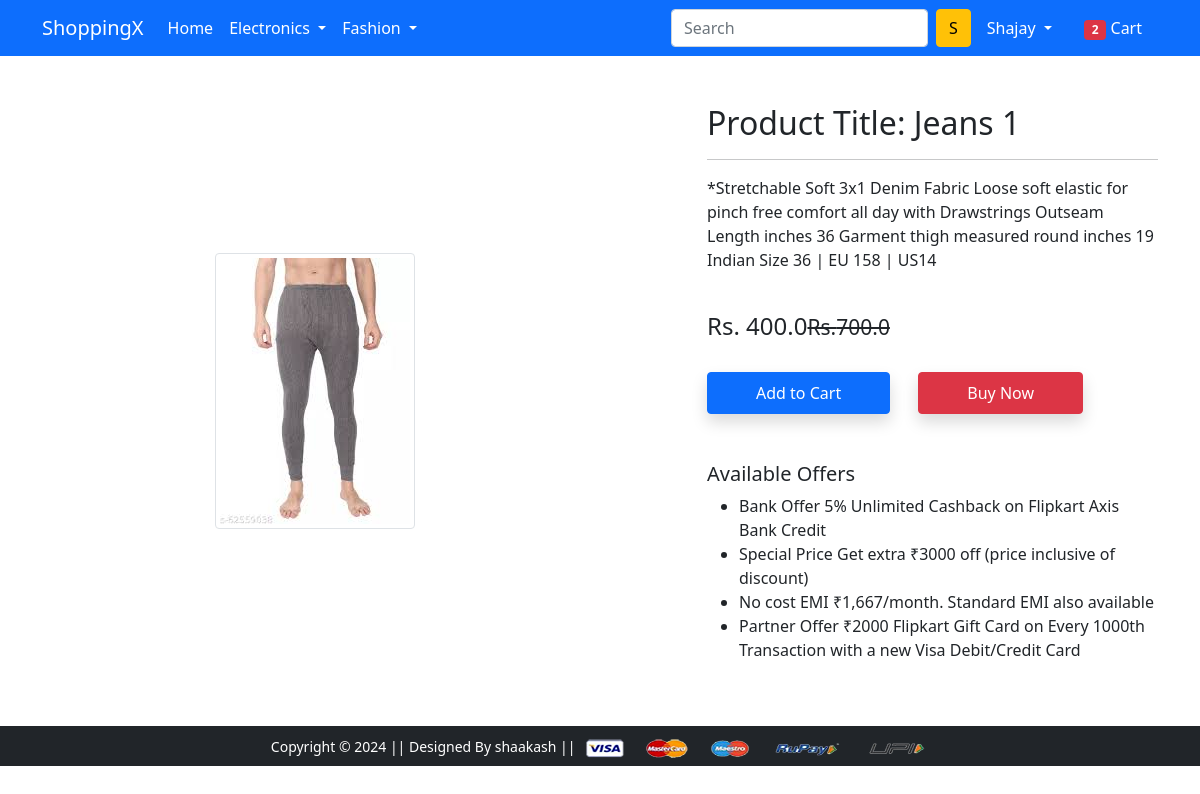
Page /product-detail/1 (signed in) on the committed database.
### app/models.py (models this page shows, shortened)
class Product(models.Model):
    title = models.CharField(max_length=100)
    selling_price = models.FloatField()
    discounted_price = models.FloatField()
    description = models.TextField()
    brand = models.CharField(max_length=100)
    category = models.CharField( choices = category_choices,max_length=2)
    product_image=models.ImageField(upload_to='productimg')

### app/views.py (the view)
# urls.py: path('product-detail/<int:pk>', views.ProductDetailView.as_view(), name='product-detail'),
class ProductDetailView(View):
 def get(self,request,pk):
  product = Product.objects.get(pk=pk)
  item_already_in_cart = False
  if request.user.is_authenticated:
    totalitem = len(Cart.objects.filter(user=request.user))
    item_already_in_cart = Cart.objects.filter(Q(product=product.id) & Q(user=request.user)).exists()
  return render(request,'app/productdetail.html',{'product':product,'item_already_in_cart':item_already_in_cart,'totalitem':totalitem})

### app/templates/app/productdetail.html (shortened to what this page needs)
{% extends 'app/base.html' %}
{% load static %}
{% block main-content %}
<div class="container my-5">
    <div class="row">
        <div class="col-sm-6 text-center align-self-center">
            <img src="{{ product.product_image.url }}" alt="" class="img-fluid img-thumbnail">
        </div>
        <div class="col-sm-5 offset-sm-1">
            <h2>Product Title: {{ product.title }}</h2>
            <hr>
            <p>{{ product.description }}</p><br>
            <h4>Rs. {{ product.discounted_price }}<small class="fw-light text-decoration-line-through">Rs.{{ product.selling_price }}</small></h4>
            <br>
            {% if request.user.is_authenticated %}
                {% if item_already_in_cart %}
                    <a href="{% url 'showcart' %}" class="btn btn-warning shadow px-5 py-2 ms-4">Go to Cart</a>
                {% else %}
                    <form action="/add-to-cart" class="d-inline">
                        <button type="submit" class="btn btn-primary shadow px-5 py-2">Add to Cart</button>
                    </form>
                {% endif %}
            {% endif %}
            <a href="{% url 'checkout' %}" class="btn btn-danger shadow px-5 py-2 ms-4">Buy Now</a>
            <h5 class="mt-5">Available Offers</h5>
            <ul>
                <li>Bank Offer 5% Unlimited Cashback on Flipkart Axis Bank Credit</li>
                <li>Special Price Get extra ₹3000 off (price inclusive of discount)</li>
                <li>No cost EMI ₹1,667/month. Standard EMI also available</li>
                <li>Partner Offer ₹2000 Flipkart Gift Card on Every 1000th Transaction with a new Visa Debit/Credit Card</li>
            </ul>
        </div>
    </div>
</div>
{% endblock main-content %}

### app/templates/app/base.html (shortened to what this page needs)
<!doctype html>
{% load static %}
<html lang="en">
  <head>
    <link href="https://cdn.jsdelivr.net/npm/bootstrap@5.0.0-beta1/dist/css/bootstrap.min.css" rel="stylesheet">
    <link rel="stylesheet" href="{% static 'app/css/owl.carousel.min.css' %}">
    <link rel="stylesheet" href="{% static 'app/css/all.min.css' %}">
    <link rel="stylesheet" href="{% static 'app/css/style.css' %}">
  </head>
  <body>
    <nav class="navbar navbar-expand-lg navbar-dark bg-primary">
     <div class="container">
       <a class="navbar-brand" href="/">ShoppingX</a>
       <div class="collapse navbar-collapse" id="navbarSupportedContent">
         <ul class="navbar-nav me-auto mb-2 mb-lg-0">
           <li class="nav-item">
             <a class="nav-link active" aria-current="page" href="/">Home</a>
           </li>
           <li class="nav-item dropdown">
             <a class="nav-link dropdown-toggle text-white" href="#" id="electronicsDropdown" role="button" data-bs-toggle="dropdown" aria-expanded="false">
               Electronics
             </a>
           </li>
           <li class="nav-item dropdown">
             <a class="nav-link dropdown-toggle text-white" href="#" id="fashionDropdown" role="button" data-bs-toggle="dropdown" aria-expanded="false">
               Fashion
             </a>
           </li>
         </ul>
         <form class="d-flex">
           <input class="form-control me-2" type="search" placeholder="Search" aria-label="Search">
           <button class="btn btn-warning" type="submit">S</button>
         </form>
         <div>
          <ul class="navbar-nav me-auto mb-2 mb-lg-0">
            {% if request.user.is_authenticated %}
                <li class="nav-item dropdown mx-2">
                    <a class="nav-link dropdown-toggle text-white" href="#" id="profileDropdown" role="button" data-bs-toggle="dropdown" aria-expanded="false">
                        {{ request.user.username|capfirst }}
                    </a>
                </li>
                <li class="nav-item mx-2">
                    <a href="{% url 'showcart' %}" class="nav-link text-white"><span class="badge bg-danger">{{totalitem}}</span> Cart </a>
                </li>
            {% endif %}
        </ul>
         </div>
       </div>
     </div>
    </nav>
    {% block main-content %} {% endblock main-content %}
<footer class="container-fluid bg-dark text-center p-2 mt-5">
  <small class="text-white">Copyright &copy; 2024 || Designed By shaakash || </small>
  <img src="{% static 'app/images/payment.png' %}" alt="" srcset="" class="img-fluid" height="2px">
</footer>
</body>
</html>

### rows in the picture
Product: product_image (picture), title "Jeans 1", description "*Stretchable Soft 3x1 Denim Fabric Loose soft elastic for pinch free comfort all day with Drawstrings Outseam Length inches 36 Garment thigh measured round inches 19 Indian Size 36 | EU 158 | US14", discounted_price "400.0", selling_price "700.0"

### other values in the picture
{{ request.user.username|capfirst }} "Shajay"
{{ totalitem }} "2"
